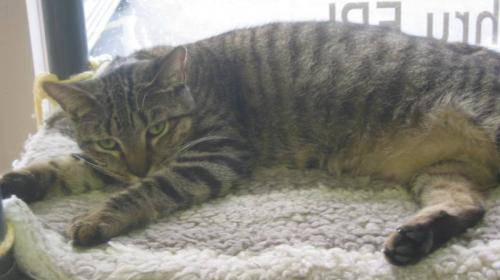
#> input picture Sprint_16/Unidad_01_Deep_Learning_CNN_Redes_Convolucionales/Practica_Obligatoria/data/github_train_0/cat.10017.jpg, 500 x 280 px, found by its file name; its folder holds only this picture in this run
$ jupyter execute --allow-errors 18_Practica_Obligatoria_CNN_Transfer_Learning_Fine_Tuning.ipynb
#> lines starting #> are read from the running program, lines starting #| are printed output that depends on the picture
## PRACTICA OBLIGATORIA: **Transfer Learning y Fine Tuning con CNN**

* La práctica obligatoria de esta unidad consiste en un repetir el ejercicio de construcción de un modelo de clasificación de paisajes pero usando un modelo preentrenado. Descarga este notebook en tu ordenador y trabaja en local. Ten en cuenta que tendrás que descar los directorios de imágenes y datos adicionales, si los hubiera.
* Recuerda que debes subirla a tu repositorio personal antes de la sesión en vivo para que puntúe adecuadamente.
* Recuerda también que no es necesario que esté perfecta, sólo es necesario que se vea el esfuerzo.
* Esta práctica se resolverá en la sesión en vivo correspondiente y la solución se publicará en el repo del curso.

### Ejercicio 0

Importa los paquetes y módulos que necesites a lo largo del notebook.

### Objetivo del ejercicio

Comparar una red convolucional hecha ad-hoc frente a los modelos preentrenados y ajustados con fine tuning y transfer learning. Para ello emplea el dataset de paisajes del conjunto de ejercicios de la unidad anterior.

### Se pide

1. Preparar los datos del modelo y las funciones de visualización, copia para ello todo lo que necesites de las soluciones del ejercicio de clasificación de paisajes de la unidad anterior.

2. Escoger entre uno de los modelos VGG-19, InceptionV3 y MobileNetV2 (todos en https://keras.io/api/applications/) (Se aconseja este último si no tenemos un ordenador muy potente). Si no te haces con estos puedes recurrir a la ResNetV50.

4. Hacer un transfer-learning con una cabeza de como mucho 2 capas densas ocultas y una de salida. Mostrar la evaluación contra test, el report de clasificación y la matriz de confusión.

5. Hacer un fine-tuning con la misma cabeza diseñada en el punto anterior. Mostrar la evaluación contra test, el report de clasificación y la matriz de confusión.

6. Comparar los resultados con los obtenidos con la red convolucional del ejercicio mencionado.

EXTRA:
- Repetir el transfer learning empleando aumentado de imágenes.

[cell 1]
from PIL import Image
import numpy as np
import os

def load_images_from_folder(folder, image_size=(32, 32)):
#> called with image_size = (32, 32)
    X = []
    y = []
    for filename in os.listdir(folder):
        if filename.endswith(".jpg") or filename.endswith(".jpeg") or filename.endswith(".png"):
            label = 0 if "cat" in filename.lower() else 1  # Cambiar lógica para paisajes si es necesario
            img_path = os.path.join(folder, filename)
            try:
                img = Image.open(img_path).convert('RGB')
#> img is the input picture: PIL image 500x280 RGB; mean R, G, B 137.5, 135.1, 127.1
                img = img.resize(image_size)
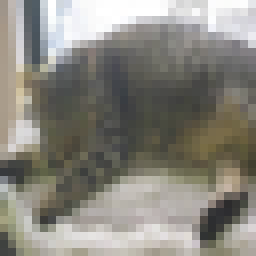
#> img: PIL image 32x32 RGB (shown 8 times larger); mean R, G, B 137.5, 135.1, 127.1
#> `X_part, y_part = load_images_from_folder(dir_path)`: y_part = [0]
                X.append(np.array(img))
                y.append(label)
            except Exception as e:
                print(f"Error con la imagen {filename}: {e}")
    return np.array(X), np.array(y)

[cell 2]
train_dirs = [
    "C:/Users/david/Downloads/data/github_train_0",
    "C:/Users/david/Downloads/data/github_train_1",
    "C:/Users/david/Downloads/data/github_train_2",
    "C:/Users/david/Downloads/data/github_train_3"
]

X_train, y_train = [], []

#> (the rest of this cell did not finish here and is left out)
